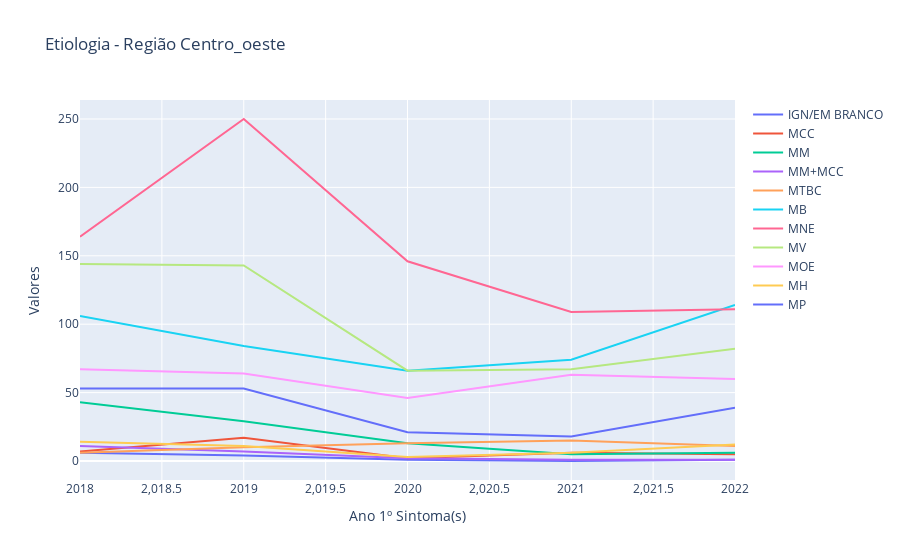

Notebook source saved alongside this figure:
### Code cell
import plotly.graph_objects as go
import pandas as pd

# Dados da tabela
data = {'Ano 1º Sintoma(s)': [2018, 2019, 2020, 2021, 2022],
                    'IGN/EM BRANCO': [6.0, 4.0, 1.0, 0.0, 1.0],
                    'MCC': [7.0, 17.0, 2.0, 6.0, 5.0],
                    'MM': [43.0, 29.0, 13.0, 5.0, 6.0],
                    'MM+MCC': [11.0, 7.0, 2.0, 1.0, 1.0],
                    'MTBC': [6.0, 10.0, 13.0, 15.0, 11.0],
                    'MB': [106.0, 84.0, 66.0, 74.0, 114.0],
                    'MNE': [164.0, 250.0, 146.0, 109.0, 111.0],
                    'MV': [144.0, 143.0, 66.0, 67.0, 82.0],
                    'MOE': [67.0, 64.0, 46.0, 63.0, 60.0],
                    'MH': [14.0, 11.0, 3.0, 6.0, 12.0],
                    'MP': [53.0, 53.0, 21.0, 18.0, 39.0]
       }
   

etiologia_co = pd.DataFrame(data)

# Criação do gráfico interativo
fig = go.Figure()

# Adição das linhas no gráfico
for column in etiologia_co.columns:
    if column != 'Ano 1º Sintoma(s)':
        fig.add_trace(go.Scatter(x=etiologia_co['Ano 1º Sintoma(s)'], y=etiologia_co[column], mode='lines', name=column))

# Configurações do layout
fig.update_layout(
    title='Etiologia - Região Centro_oeste',
    xaxis=dict(title='Ano 1º Sintoma(s)'),
    yaxis=dict(title='Valores'),
    hovermode='x'
)

# Exibição do gráfico
fig.show()

### Figure 1 — Plotly figure (JSON) as saved in the notebook; plotly's stock layout.template omitted (floating-point values rounded to 4 significant figures)
{"data": [{"mode": "lines", "name": "IGN/EM BRANCO", "type": "scatter", "x": [2018, 2019, 2020, 2021, 2022], "y": [6, 4, 1, 0, 1]}, {"mode": "lines", "name": "MCC", "type": "scatter", "x": [2018, 2019, 2020, 2021, 2022], "y": [7, 17, 2, 6, 5]}, {"mode": "lines", "name": "MM", "type": "scatter", "x": [2018, 2019, 2020, 2021, 2022], "y": [43, 29, 13, 5, 6]}, {"mode": "lines", "name": "MM+MCC", "type": "scatter", "x": [2018, 2019, 2020, 2021, 2022], "y": [11, 7, 2, 1, 1]}, {"mode": "lines", "name": "MTBC", "type": "scatter", "x": [2018, 2019, 2020, 2021, 2022], "y": [6, 10, 13, 15, 11]}, {"mode": "lines", "name": "MB", "type": "scatter", "x": [2018, 2019, 2020, 2021, 2022], "y": [106, 84, 66, 74, 114]}, {"mode": "lines", "name": "MNE", "type": "scatter", "x": [2018, 2019, 2020, 2021, 2022], "y": [164, 250, 146, 109, 111]}, {"mode": "lines", "name": "MV", "type": "scatter", "x": [2018, 2019, 2020, 2021, 2022], "y": [144, 143, 66, 67, 82]}, {"mode": "lines", "name": "MOE", "type": "scatter", "x": [2018, 2019, 2020, 2021, 2022], "y": [67, 64, 46, 63, 60]}, {"mode": "lines", "name": "MH", "type": "scatter", "x": [2018, 2019, 2020, 2021, 2022], "y": [14, 11, 3, 6, 12]}, {"mode": "lines", "name": "MP", "type": "scatter", "x": [2018, 2019, 2020, 2021, 2022], "y": [53, 53, 21, 18, 39]}], "layout": {"hovermode": "x", "title": {"text": "Etiologia - Região Centro_oeste"}, "xaxis": {"title": {"text": "Ano 1º Sintoma(s)"}}, "yaxis": {"title": {"text": "Valores"}}}}
